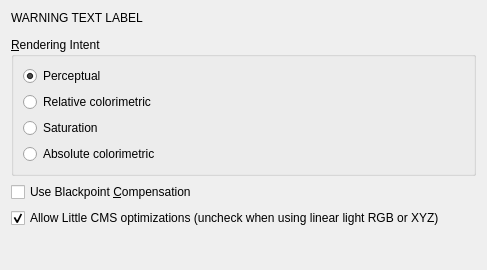
<?xml version="1.0" encoding="UTF-8"?>
<ui version="4.0">
 <author>
    SPDX-FileCopyrightText: none
    SPDX-License-Identifier: GPL-3.0-or-later
  </author>
 <class>WdgConvertColorSpace</class>
 <widget class="QWidget" name="WdgConvertColorSpace">
  <property name="geometry">
   <rect>
    <x>0</x>
    <y>0</y>
    <width>487</width>
    <height>270</height>
   </rect>
  </property>
  <property name="windowTitle">
   <string>Colorspace Conversion</string>
  </property>
  <layout class="QVBoxLayout" name="verticalLayout">
   <item>
    <widget class="QLabel" name="lblHeadlineWarning">
     <property name="text">
      <string notr="true">WARNING TEXT LABEL</string>
     </property>
     <property name="wordWrap">
      <bool>true</bool>
     </property>
    </widget>
   </item>
   <item>
    <widget class="KisColorSpaceSelector" name="colorSpaceSelector" native="true"/>
   </item>
   <item>
    <widget class="QGroupBox" name="grpIntent">
     <property name="toolTip">
      <string/>
     </property>
     <property name="title">
      <string>&amp;Rendering Intent</string>
     </property>
     <layout class="QGridLayout">
      <item row="0" column="0">
       <widget class="QRadioButton" name="radioPerceptual">
        <property name="toolTip">
         <string>For images</string>
        </property>
        <property name="whatsThis">
         <string>Hue hopefully maintained (but not required),
lightness and saturation sacrificed to maintain
the perceived color. White point changed to
result in neutral grays. Intended for images.</string>
        </property>
        <property name="text">
         <string>Perceptual</string>
        </property>
        <property name="shortcut">
         <string/>
        </property>
        <property name="checked">
         <bool>true</bool>
        </property>
       </widget>
      </item>
      <item row="1" column="0">
       <widget class="QRadioButton" name="radioRelativeColorimetric">
        <property name="whatsThis">
         <string>Within and outside gamut; same as Absolute
Colorimetric. White point changed to result in
neutral grays.
If adequate table is present in profile,
then, it is used. Else reverts to perceptual
intent.</string>
        </property>
        <property name="text">
         <string>Relative colorimetric</string>
        </property>
        <property name="shortcut">
         <string/>
        </property>
       </widget>
      </item>
      <item row="2" column="0">
       <widget class="QRadioButton" name="radioSaturation">
        <property name="toolTip">
         <string>Best for graphs and charts</string>
        </property>
        <property name="whatsThis">
         <string>Hue and saturation maintained with lightness
sacrificed to maintain saturation. White point
changed to result in neutral grays. Intended for
business graphics (make it colorful charts,
graphs, overheads, ...)
If adequate table is present in profile,
then, it is used. Else reverts to perceptual
intent.</string>
        </property>
        <property name="text">
         <string comment="ICC profile rendering intent">Saturation</string>
        </property>
        <property name="shortcut">
         <string/>
        </property>
       </widget>
      </item>
      <item row="3" column="0">
       <widget class="QRadioButton" name="radioAbsoluteColorimetric">
        <property name="toolTip">
         <string>Best for spot colors</string>
        </property>
        <property name="whatsThis">
         <string>Within the destination device gamut; hue,
lightness and saturation are maintained. Outside
the gamut; hue and lightness are maintained,
saturation is sacrificed. White point for source
and destination; unchanged. Intended for spot
colors (Pantone, TruMatch, logo colors, ...)</string>
        </property>
        <property name="text">
         <string>Absolute colorimetric</string>
        </property>
        <property name="shortcut">
         <string/>
        </property>
       </widget>
      </item>
     </layout>
    </widget>
   </item>
   <item>
    <widget class="QCheckBox" name="chkBlackpointCompensation">
     <property name="text">
      <string>Use Blackpoint &amp;Compensation</string>
     </property>
    </widget>
   </item>
   <item>
    <widget class="QCheckBox" name="chkAllowLCMSOptimization">
     <property name="toolTip">
      <string>Krita tries to automatically check or uncheck this based on the information it can get from the profile you are converting from and the profile you are converting to.</string>
     </property>
     <property name="text">
      <string>Allow Little CMS optimizations (uncheck when using linear light RGB or XYZ)</string>
     </property>
     <property name="checked">
      <bool>true</bool>
     </property>
    </widget>
   </item>
   <item>
    <spacer name="verticalSpacer_2">
     <property name="orientation">
      <enum>Qt::Vertical</enum>
     </property>
     <property name="sizeHint" stdset="0">
      <size>
       <width>20</width>
       <height>10</height>
      </size>
     </property>
    </spacer>
   </item>
   <item>
    <widget class="KisWarningWidget" name="wdgWarningNotice" native="true"/>
   </item>
   <item>
    <spacer name="verticalSpacer">
     <property name="orientation">
      <enum>Qt::Vertical</enum>
     </property>
     <property name="sizeHint" stdset="0">
      <size>
       <width>20</width>
       <height>20</height>
      </size>
     </property>
    </spacer>
   </item>
  </layout>
 </widget>
 <customwidgets>
  <customwidget>
   <class>KisColorSpaceSelector</class>
   <extends>QWidget</extends>
   <header>widgets/kis_color_space_selector.h</header>
   <container>1</container>
  </customwidget>
  <customwidget>
   <class>KisWarningWidget</class>
   <extends>QWidget</extends>
   <header>widgets/KisWarningWidget.h</header>
   <container>1</container>
  </customwidget>
 </customwidgets>
 <resources/>
 <connections/>
</ui>
